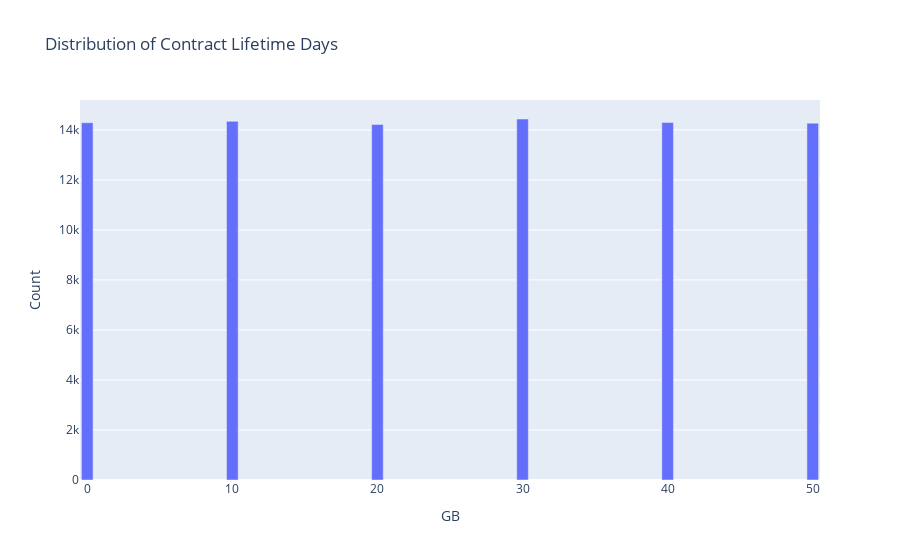

The notebook cell this image was saved under:
### Code cell
fig = px.bar(core_data.group_by('available_gb').len(), x="available_gb", y='len', title="Distribution of Contract Lifetime Days")
fig.update_layout(xaxis_title="GB", yaxis_title="Count")
fig.show()

### Figure 1 — Plotly figure (JSON) as saved in the notebook; plotly's stock layout.template omitted (floating-point values rounded to 4 significant figures)
{"data": [{"hovertemplate": "available_gb=%{x}<br>len=%{y}<extra></extra>", "legendgroup": "", "marker": {"color": "#636efa", "pattern": {"shape": ""}}, "name": "", "orientation": "v", "showlegend": false, "textposition": "auto", "type": "bar", "x": [NaN, 0.0, 30.0, 40.0, 20.0, 50.0, 10.0], "xaxis": "x", "y": [14148, 14288, 14437, 14298, 14217, 14268, 14344], "yaxis": "y"}], "layout": {"barmode": "relative", "legend": {"tracegroupgap": 0}, "title": {"text": "Distribution of Contract Lifetime Days"}, "xaxis": {"anchor": "y", "domain": [0, 1], "title": {"text": "GB"}}, "yaxis": {"anchor": "x", "domain": [0, 1], "title": {"text": "Count"}}}}
